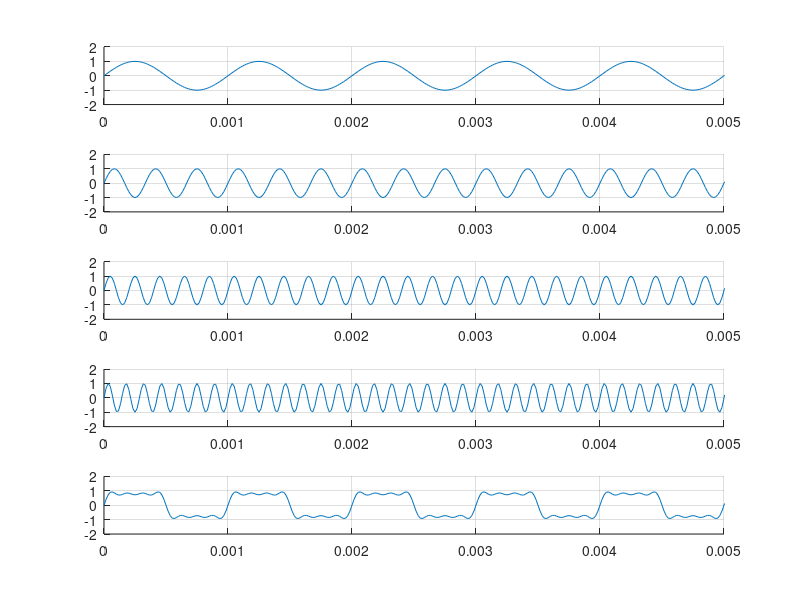
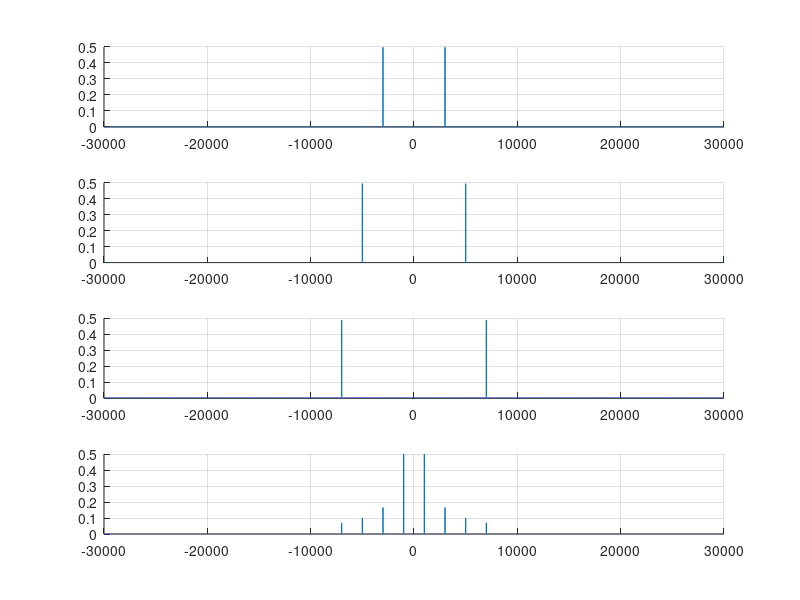

Source code (MATLAB) for these figures, in order:
clear all; close all; clc;

f= 1000;
T= 1/f;

fs = 60 * f;
ts = 1/fs;
phi = 0;

t = 0 : ts : 1;

# figure;
#subplot(2,1,1); hold on; grid on;
#plot(t,x_t);
#stem - dá para usar essa também, pois mostra as amostras (sinal amostrado)

# transformada de fourier - fourier fast transform
# gera um sinal de 0 até fs
# X_f = fft(x_t)/length(x_t);
# desloca a frequência 0 da transformada de fourier para o centro do array (ou da figura que sera gerada)
# gera um sinal de -fs/2 até fs/2
#X_f = fftshift(X_f);

#subplot(2,1,2); hold on; grid on;
#plot(f_axis, abs(X_f));

# gerar soma de 3 cossenos
#sinal fundamental
x_t= sin(2*pi*f*t + phi);

# sinal 1
f1 = 3*f;
w1 = 2*pi*f1;
x1_t = sin(w1*t);

# sinal 2
f2 = 5*f;
T2 = 1/f2;
# t2 = 0 : T2s : 1;
w2 = 2*pi*f2;
x2_t = sin(w2*t + phi);

#sinal 3
f3 = 7*f;
T3 = 1/f3;
# t3 = 0 : T3s : 1;
w3 = 2*pi*f3;
x3_t = sin(w3*t + phi);

# soma dos 3 cossenos
# feita a normalização para fazer uma onda quadrada
soma_t = x_t + (1/3)*x1_t + (1/5)*x2_t + (1/7)*x3_t;

figure;
subplot(5,1,1); hold on; grid on;
plot(t,x_t);
xlim([0 5*T]);
ylim([-2 2]);

subplot(5,1,2); hold on; grid on;
plot(t,x1_t);
xlim([0 5*T]);
ylim([-2 2]);

subplot(5,1,3); hold on; grid on;
plot(t,x2_t);
xlim([0 5*T]);
ylim([-2 2]);

subplot(5,1,4); hold on; grid on;
plot(t,x3_t);
xlim([0 5*T]);
ylim([-2 2]);

subplot(5,1,5); hold on; grid on;
plot(t,soma_t);
xlim([0 5*T]);
ylim([-2 2]);

# frequencia
passo_f = length(t)/(fs+1);
f_axis = -fs/2 : passo_f : fs/2;

X1_f = fft(x1_t)/length(x1_t);
X1_f = fftshift(X1_f);

X2_f = fft(x2_t)/length(x2_t);
X2_f = fftshift(X2_f);

X3_f = fft(x3_t)/length(x3_t);
X3_f = fftshift(X3_f);

Xsoma_f = fft(soma_t)/length(soma_t);
Xsoma_f = fftshift(Xsoma_f);

figure;
subplot(4,1,1); hold on; grid on;
plot(f_axis, abs(X1_f));

subplot(4,1,2); hold on; grid on;
plot(f_axis, abs(X2_f));

subplot(4,1,3); hold on; grid on;
plot(f_axis, abs(X3_f));

subplot(4,1,4); hold on; grid on;
plot(f_axis, abs(Xsoma_f));

# gerar uma onda quadrada - ?
# gera 100 pontos de vetores igualmente espaçados 